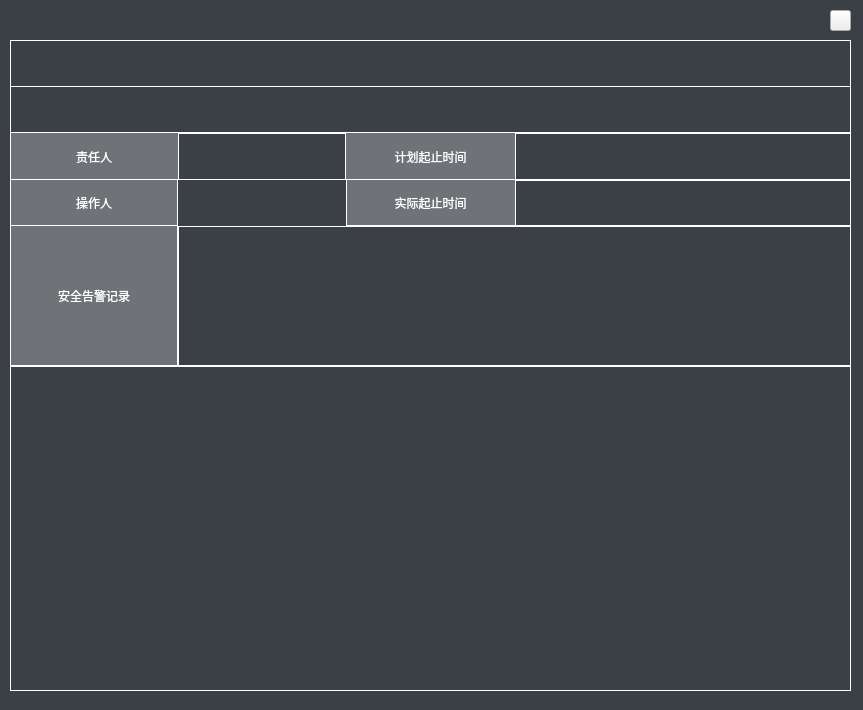
<?xml version="1.0" encoding="UTF-8"?>
<ui version="4.0">
 <class>WorkSheet</class>
 <widget class="QWidget" name="WorkSheet">
  <property name="geometry">
   <rect>
    <x>0</x>
    <y>0</y>
    <width>863</width>
    <height>710</height>
   </rect>
  </property>
  <property name="windowTitle">
   <string>Form</string>
  </property>
  <property name="styleSheet">
   <string notr="true">QWidget#WorkSheet
{
	
	background-color: rgb(59, 64, 70);
}</string>
  </property>
  <widget class="QToolButton" name="closeBtn">
   <property name="geometry">
    <rect>
     <x>830</x>
     <y>10</y>
     <width>21</width>
     <height>21</height>
    </rect>
   </property>
   <property name="styleSheet">
    <string notr="true">QToolButton#closeBtn
{
	
	border-image: url(:/image/work_close  (1).png);
}</string>
   </property>
   <property name="text">
    <string/>
   </property>
  </widget>
  <widget class="QWidget" name="layoutWidget">
   <property name="geometry">
    <rect>
     <x>10</x>
     <y>40</y>
     <width>841</width>
     <height>651</height>
    </rect>
   </property>
   <layout class="QVBoxLayout" name="verticalLayout" stretch="1,1,1,1,3,7">
    <property name="spacing">
     <number>0</number>
    </property>
    <item>
     <widget class="QLabel" name="label_worktitle">
      <property name="styleSheet">
       <string notr="true">font: 14px &quot;Microsoft YaHei UI&quot;;
color: rgb(255, 255, 255);
border:1px solid #ffffff</string>
      </property>
      <property name="text">
       <string/>
      </property>
      <property name="alignment">
       <set>Qt::AlignCenter</set>
      </property>
     </widget>
    </item>
    <item>
     <widget class="QLabel" name="label_workplace">
      <property name="styleSheet">
       <string notr="true">QLabel#label_workplace
{
	background-color:transparent;
	font: 14px &quot;Microsoft YaHei UI&quot;;
	color: rgb(255, 255, 255);
	border-style: solid;
	border-color: rgb(0,0,0);
	border-left:1px solid #ffffff;
	border-right:1px solid #ffffff;
	border-bottom:1px solid #ffffff;
}
</string>
      </property>
      <property name="text">
       <string/>
      </property>
      <property name="alignment">
       <set>Qt::AlignCenter</set>
      </property>
     </widget>
    </item>
    <item>
     <layout class="QHBoxLayout" name="horizontalLayout" stretch="1,1,1,2">
      <property name="spacing">
       <number>0</number>
      </property>
      <item>
       <widget class="QLabel" name="label_1">
        <property name="styleSheet">
         <string notr="true">font: 14px &quot;Microsoft YaHei UI&quot;;
color: rgb(255, 255, 255);
background-color:rgb(111,114,119);
border-left:1px solid #ffffff;
border-bottom:1px solid #ffffff;</string>
        </property>
        <property name="text">
         <string>责任人</string>
        </property>
        <property name="alignment">
         <set>Qt::AlignCenter</set>
        </property>
       </widget>
      </item>
      <item>
       <widget class="QLabel" name="label_dutyperson">
        <property name="styleSheet">
         <string notr="true">font: 14px &quot;Microsoft YaHei UI&quot;;
color: rgb(255, 255, 255);
border:1px solid #ffffff</string>
        </property>
        <property name="text">
         <string/>
        </property>
        <property name="alignment">
         <set>Qt::AlignCenter</set>
        </property>
        <property name="margin">
         <number>0</number>
        </property>
       </widget>
      </item>
      <item>
       <widget class="QLabel" name="label_11">
        <property name="styleSheet">
         <string notr="true">background-color:rgb(111,114,119);
font: 14px &quot;Microsoft YaHei UI&quot;;
color: rgb(255, 255, 255);
border-bottom:1px solid #ffffff;</string>
        </property>
        <property name="text">
         <string>计划起止时间</string>
        </property>
        <property name="alignment">
         <set>Qt::AlignCenter</set>
        </property>
       </widget>
      </item>
      <item>
       <widget class="QLabel" name="label_plantime">
        <property name="styleSheet">
         <string notr="true">font: 14px &quot;Microsoft YaHei UI&quot;;
color: rgb(255, 255, 255);
border:1px solid #ffffff</string>
        </property>
        <property name="text">
         <string/>
        </property>
        <property name="alignment">
         <set>Qt::AlignCenter</set>
        </property>
       </widget>
      </item>
     </layout>
    </item>
    <item>
     <layout class="QHBoxLayout" name="horizontalLayout_2" stretch="1,1,1,2">
      <property name="spacing">
       <number>0</number>
      </property>
      <item>
       <widget class="QLabel" name="label_2">
        <property name="styleSheet">
         <string notr="true">font: 14px &quot;Microsoft YaHei UI&quot;;
color: rgb(255, 255, 255);
background-color:rgb(111,114,119);
border-left:1px solid #ffffff;
border-right:1px solid #ffffff;
border-bottom:1px solid #ffffff;</string>
        </property>
        <property name="text">
         <string>操作人</string>
        </property>
        <property name="alignment">
         <set>Qt::AlignCenter</set>
        </property>
       </widget>
      </item>
      <item>
       <widget class="QLabel" name="label_operperson">
        <property name="styleSheet">
         <string notr="true">font: 14px &quot;Microsoft YaHei UI&quot;;
color: rgb(255, 255, 255);
</string>
        </property>
        <property name="text">
         <string/>
        </property>
        <property name="alignment">
         <set>Qt::AlignCenter</set>
        </property>
       </widget>
      </item>
      <item>
       <widget class="QLabel" name="label_22">
        <property name="styleSheet">
         <string notr="true">font: 14px &quot;Microsoft YaHei UI&quot;;
color: rgb(255, 255, 255);
background-color:rgb(111,114,119);
border-left:1px solid #ffffff;
border-bottom:1px solid #ffffff;</string>
        </property>
        <property name="text">
         <string>实际起止时间</string>
        </property>
        <property name="alignment">
         <set>Qt::AlignCenter</set>
        </property>
       </widget>
      </item>
      <item>
       <widget class="QLabel" name="label_realtime">
        <property name="styleSheet">
         <string notr="true">font: 14px &quot;Microsoft YaHei UI&quot;;
color: rgb(255, 255, 255);
border:1px solid #ffffff</string>
        </property>
        <property name="text">
         <string/>
        </property>
        <property name="alignment">
         <set>Qt::AlignCenter</set>
        </property>
       </widget>
      </item>
     </layout>
    </item>
    <item>
     <layout class="QHBoxLayout" name="horizontalLayout_3" stretch="1,4">
      <property name="spacing">
       <number>0</number>
      </property>
      <item>
       <widget class="QLabel" name="label_3">
        <property name="styleSheet">
         <string notr="true">font: 14px &quot;Microsoft YaHei UI&quot;;
color: rgb(255, 255, 255);
background-color:rgb(111,114,119);
border-left:1px solid #ffffff;
border-right:1px solid #ffffff;
border-bottom:1px solid #ffffff;</string>
        </property>
        <property name="text">
         <string>安全告警记录</string>
        </property>
        <property name="alignment">
         <set>Qt::AlignCenter</set>
        </property>
       </widget>
      </item>
      <item>
       <widget class="QLabel" name="label_alarmrecord">
        <property name="styleSheet">
         <string notr="true">QLabel#label_alarmrecord
{
	font: 14px &quot;Microsoft YaHei UI&quot;;	
	color: rgb(255, 255, 255);
	border:1px solid #ffffff;
}

</string>
        </property>
        <property name="text">
         <string/>
        </property>
        <property name="alignment">
         <set>Qt::AlignLeading|Qt::AlignLeft|Qt::AlignTop</set>
        </property>
        <property name="margin">
         <number>20</number>
        </property>
       </widget>
      </item>
     </layout>
    </item>
    <item>
     <widget class="QLabel" name="label_content">
      <property name="styleSheet">
       <string notr="true">font: 14px &quot;Microsoft YaHei UI&quot;;
color: rgb(255, 255, 255);
border:1px solid #ffffff</string>
      </property>
      <property name="text">
       <string/>
      </property>
      <property name="alignment">
       <set>Qt::AlignLeading|Qt::AlignLeft|Qt::AlignTop</set>
      </property>
      <property name="margin">
       <number>20</number>
      </property>
     </widget>
    </item>
   </layout>
  </widget>
 </widget>
 <resources/>
 <connections/>
</ui>
